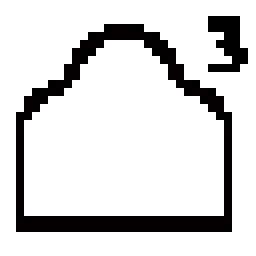
#> input picture backend/images/appleseed_d_silhouette_3.png, 32 x 32 px (shown 8 times larger)
$ python -i projector_calibrator.py   (imports and definitions only)
#> lines starting #> are read from the running program, lines starting #| are printed output that depends on the picture; after the words box and inside, x2 and y2 are one past the last pixel; in counts of white or black regions, pixels touching at a corner belong together
import cv2
import math
import numpy as np
import tkinter as tk
from tkinter import ttk
from dataclasses import dataclass, field
from typing import Optional, Tuple, List
import time


# ──────────────────────────────────────────────────────────────────────────────
# Data classes
# ──────────────────────────────────────────────────────────────────────────────

@dataclass
class CalibrationResult:
    top_x:      int = 0
    top_y:      int = 0
    bottom_x:   int = 0
    bottom_y:   int = 0
    confidence: float = 0.0   # 0-1
    locked:     bool  = False

    @property
    def valid(self) -> bool:
        return (self.locked
                and self.bottom_x > self.top_x
                and self.bottom_y > self.top_y)

    def as_bbox(self) -> Tuple[int, int, int, int]:
        return (self.top_x, self.top_y, self.bottom_x, self.bottom_y)

    def width(self)  -> int: return self.bottom_x - self.top_x
    def height(self) -> int: return self.bottom_y - self.top_y


# ──────────────────────────────────────────────────────────────────────────────
# ProjectorCalibrator
# ──────────────────────────────────────────────────────────────────────────────

class _PlainVar:
    def __init__(self, value=None):
        self._value = value

    def get(self):
        return self._value

    def set(self, value):
        self._value = value

    def trace_add(self, *_args, **_kwargs):
        return None

class ProjectorCalibrator:
    """
    Detects a GREEN TRIANGLE (top-left anchor) and a RED RECTANGLE
    (bottom-right anchor) projected onto a surface, then derives the
    calibrated projector bounding box.

    Enhancements over original
    ──────────────────────────
    1. HSV-based colour segmentation  — finds green/red shapes even when
       the projector brightness changes; quadrant-aware masking keeps the
       search area anchored to the expected calibration corner.

    2. Temporal EMA stabilisation  — the bounding box is smoothed over
       recent frames so a single noisy frame cannot jolt the calibration.

    3. Lock confidence score  — computed from contour circularity, area
       plausibility, and colour purity; only high-confidence detections
       update the stable lock.

    4. Multi-candidate NMS  — when several triangles or rectangles are
       detected the best one (largest area inside colour mask) is chosen
       rather than the last one iterated.

    5. Sub-pixel corner refinement  — OpenCV cornerSubPix tightens the
       anchor coordinates to sub-pixel accuracy after the coarse polygon
       detection.

    6. Perspective-aware anchor extraction  — for the rectangle the
       bottom-right corner is chosen by projecting all four corners and
       picking the one that is geometrically farthest from the image
       origin, which is invariant to slight projector rotation.

    7. Auto-threshold (Otsu/manual fallback)  — grayscale fallback adapts
       to projector brightness changes before falling back to the slider.

    8. Diagnostic overlay  — optional rich debug rendering with colour
       labels, confidence bars, and the derived bounding box.
    """

    # ── HSV colour ranges (OpenCV: H 0-180, S 0-255, V 0-255) ────────────────
    # Green triangle marker
    _GREEN_H_LOW  = np.array([40,  80, 60],  dtype=np.uint8)
    _GREEN_H_HIGH = np.array([85, 255, 255], dtype=np.uint8)

    # Red rectangle marker (red wraps around 0/180 in OpenCV)
    _RED1_LOW  = np.array([0,   100,  60],  dtype=np.uint8)
    _RED1_HIGH = np.array([10,  255, 255],  dtype=np.uint8)
    _RED2_LOW  = np.array([165, 100,  60],  dtype=np.uint8)
    _RED2_HIGH = np.array([180, 255, 255],  dtype=np.uint8)

    # ── geometry / quality constants ──────────────────────────────────────────
    _MIN_CONTOUR_AREA        = 200      # px²  — ignore tiny noise blobs
    _MAX_CONTOUR_AREA_RATIO  = 0.30     # fraction of frame — ignore full-frame blobs
    _APPROX_EPSILON_RATIO    = 0.03     # tighter than original 0.01
    _TRIANGLE_CIRCULARITY_OK = 0.20     # minimum circularity for triangle
    _RECT_CIRCULARITY_OK     = 0.55     # rectangles are more circular than triangles
    _CORNER_REFINE_WIN       = (5, 5)   # sub-pixel refinement window
    _EMA_ALPHA               = 0.35     # smoothing factor (0=frozen, 1=instant)
    _LOCK_CONFIDENCE_MIN     = 0.45     # must beat this to update stable lock
    _STABLE_FRAMES_REQUIRED  = 3        # consecutive good frames before locking
    _HISTORY_LEN             = 8        # frames kept for EMA
    _EDGE_SNAP_TOLERANCE_PX  = 5        # snap border-touching anchors back to the frame edge

    def __init__(self):
        self._result        = CalibrationResult()
        self._ema_result    = CalibrationResult()
        self._stable_count  = 0
        self._frame_w       = 1
        self._frame_h       = 1

        # Tkinter widgets (created lazily)
        self._window: Optional[tk.Toplevel] = None
        self._threshold_var  = _PlainVar(150)
        self._use_hsv_var    = _PlainVar(True)
        self._show_debug_var = _PlainVar(False)
        self._status_var     = _PlainVar("Not calibrated")

        if tk._default_root is not None:
            self._init_tk_vars(tk._default_root)

    def _init_tk_vars(self, master: tk.Misc):
        self._threshold_var  = tk.IntVar(master=master, value=self._threshold_var.get())
        self._use_hsv_var    = tk.BooleanVar(master=master, value=self._use_hsv_var.get())
        self._show_debug_var = tk.BooleanVar(master=master, value=self._show_debug_var.get())
        self._status_var     = tk.StringVar(master=master, value=self._status_var.get())

    def _quadrant_mask(self, quadrant: str) -> np.ndarray:
        mask = np.zeros((self._frame_h, self._frame_w), dtype=np.uint8)
        mid_x = self._frame_w // 2
        mid_y = self._frame_h // 2

        if quadrant == "top_left":
            mask[:mid_y, :mid_x] = 255
        elif quadrant == "bottom_right":
            mask[mid_y:, mid_x:] = 255
        else:
            raise ValueError("Unknown quadrant: %s" % quadrant)

        return mask

    def _apply_quadrant_mask(self, mask: np.ndarray, quadrant: str) -> np.ndarray:
        return cv2.bitwise_and(mask, self._quadrant_mask(quadrant))

    def _grayscale_fallback_mask(self, frame: np.ndarray, quadrant: str) -> np.ndarray:
        grey = cv2.cvtColor(frame, cv2.COLOR_BGR2GRAY)
        roi = self._quadrant_mask(quadrant)

        _, otsu_bw = cv2.threshold(grey, 0, 255, cv2.THRESH_BINARY + cv2.THRESH_OTSU)
        otsu_bw = cv2.bitwise_and(otsu_bw, roi)
        if cv2.countNonZero(otsu_bw) > 0:
            return otsu_bw

        _, manual_bw = cv2.threshold(grey, self._threshold_var.get(), 255, cv2.THRESH_BINARY)
        return cv2.bitwise_and(manual_bw, roi)

    # ── public API ────────────────────────────────────────────────────────────

    def get_projected_bbox(self) -> Tuple[int, int, int, int]:
        return self._result.as_bbox()

    def get_result(self) -> CalibrationResult:
        return self._result

    # [5 lines left out: function reset, not called in this run]

    # ── main calibration call (call once per webcam frame) ────────────────────

    def calibrate_projector(self, webcam_image: np.ndarray) -> np.ndarray:
        """
        Process one BGR webcam frame.  Returns an annotated copy.
        Updates self._result when a reliable lock is achieved.
        """
        if webcam_image is None or webcam_image.size == 0:
            return webcam_image

        frame = webcam_image.copy()
        self._frame_h, self._frame_w = frame.shape[:2]
        max_area = self._frame_w * self._frame_h * self._MAX_CONTOUR_AREA_RATIO

        hsv = cv2.cvtColor(frame, cv2.COLOR_BGR2HSV)

        # ── 1. detect green triangle ──────────────────────────────────────────
        tri_contour, tri_conf, tri_anchor = self._detect_triangle(
            frame, hsv, max_area
        )

        # ── 2. detect red rectangle ───────────────────────────────────────────
        rect_contour, rect_conf, rect_anchor = self._detect_rectangle(
            frame, hsv, max_area
        )

        # ── 3. anchor snapping (direction-aware) ──────────────────────────────
        # NOTE: cornerSubPix is intentionally NOT used here.  It is designed for
        # checkerboard saddle-point corners and actively drifts colored-marker
        # vertices toward the nearest image-gradient feature, introducing a
        # consistent positional offset that corrupts the calibrated bbox.
        # Instead we rely on the polygon vertex (already sub-pixel accurate via
        # approxPolyDP on HSV-segmented contours) and snap only toward the
        # geometrically expected frame edge.
        if tri_anchor is not None:
            tri_anchor = self._snap_top_left_anchor(tri_anchor)
        if rect_anchor is not None:
            rect_anchor = self._snap_bottom_right_anchor(rect_anchor)

        # ── 4. update EMA + lock ──────────────────────────────────────────────
        both_found = (tri_anchor is not None) and (rect_anchor is not None)
        confidence = (tri_conf + rect_conf) / 2.0 if both_found else 0.0

        if both_found and confidence >= self._LOCK_CONFIDENCE_MIN:
            tx, ty   = int(round(tri_anchor[0])),  int(round(tri_anchor[1]))
            bx, by   = int(round(rect_anchor[0])), int(round(rect_anchor[1]))

            # Sanity: top-left must be above and left of bottom-right
            if tx < bx and ty < by:
                self._apply_ema(tx, ty, bx, by, confidence)
                self._stable_count = min(
                    self._stable_count + 1, self._STABLE_FRAMES_REQUIRED
                )
            else:
                self._stable_count = max(self._stable_count - 1, 0)
        else:
            self._stable_count = max(self._stable_count - 1, 0)

        if self._stable_count >= self._STABLE_FRAMES_REQUIRED:
            er = self._ema_result
            self._result = CalibrationResult(
                top_x=er.top_x, top_y=er.top_y,
                bottom_x=er.bottom_x, bottom_y=er.bottom_y,
                confidence=er.confidence,
                locked=True,
            )
            self._status_var.set(
                f"Locked ✓  {self._result.width()}×{self._result.height()} px"
                f"  conf={self._result.confidence:.2f}"
            )
        else:
            status_txt = (
                f"Searching… conf={confidence:.2f}  "
                f"stable={self._stable_count}/{self._STABLE_FRAMES_REQUIRED}"
            )
            self._status_var.set(status_txt)

        # ── 5. draw diagnostic overlay ────────────────────────────────────────
        if self._show_debug_var.get():
            frame = self._draw_debug(
                frame, tri_contour, rect_contour,
                tri_anchor, rect_anchor, confidence,
            )
        else:
            frame = self._draw_minimal(frame, tri_anchor, rect_anchor)

        return frame

    # ── detection helpers ─────────────────────────────────────────────────────

    def _detect_triangle(
        self, frame, hsv, max_area
    ) -> Tuple[Optional[np.ndarray], float, Optional[np.ndarray]]:
        """Return (best_contour, confidence, anchor_point) for the green triangle."""

        green_mask = cv2.inRange(hsv, self._GREEN_H_LOW, self._GREEN_H_HIGH)
        green_mask = self._apply_quadrant_mask(green_mask, "top_left")
        green_mask = self._clean_mask(green_mask)

        # Fallback to Otsu/manual grayscale threshold if HSV yields nothing
        if not self._use_hsv_var.get() or cv2.countNonZero(green_mask) == 0:
            green_mask = self._clean_mask(self._grayscale_fallback_mask(frame, "top_left"))

        contours, _ = cv2.findContours(green_mask, cv2.RETR_EXTERNAL, cv2.CHAIN_APPROX_SIMPLE)

        best_cnt, best_conf, best_anchor = None, 0.0, None

        for cnt in contours:
            area = cv2.contourArea(cnt)
            if area < self._MIN_CONTOUR_AREA or area > max_area:
                continue

            peri   = cv2.arcLength(cnt, True)
            approx = cv2.approxPolyDP(cnt, self._APPROX_EPSILON_RATIO * peri, True)

            if len(approx) != 3:
                continue

            circ   = self._circularity(area, peri)
            conf   = self._triangle_confidence(approx, area, circ, green_mask)

            if conf > best_conf:
                best_cnt    = approx
                best_conf   = conf
                best_anchor = np.array(self._top_left_coord(approx), dtype=np.float32)

        return best_cnt, best_conf, best_anchor

    def _detect_rectangle(
        self, frame, hsv, max_area
    ) -> Tuple[Optional[np.ndarray], float, Optional[np.ndarray]]:
        """Return (best_contour, confidence, anchor_point) for the red rectangle."""

        red_mask1 = cv2.inRange(hsv, self._RED1_LOW,  self._RED1_HIGH)
        red_mask2 = cv2.inRange(hsv, self._RED2_LOW,  self._RED2_HIGH)
        red_mask  = cv2.bitwise_or(red_mask1, red_mask2)
        red_mask  = self._apply_quadrant_mask(red_mask, "bottom_right")
        red_mask  = self._clean_mask(red_mask)

        if not self._use_hsv_var.get() or cv2.countNonZero(red_mask) == 0:
            red_mask = self._clean_mask(self._grayscale_fallback_mask(frame, "bottom_right"))

        contours, _ = cv2.findContours(red_mask, cv2.RETR_EXTERNAL, cv2.CHAIN_APPROX_SIMPLE)

        best_cnt, best_conf, best_anchor = None, 0.0, None

        for cnt in contours:
            area = cv2.contourArea(cnt)
            if area < self._MIN_CONTOUR_AREA or area > max_area:
                continue

            peri   = cv2.arcLength(cnt, True)
            approx = cv2.approxPolyDP(cnt, self._APPROX_EPSILON_RATIO * peri, True)

            if len(approx) != 4:
                continue

            circ = self._circularity(area, peri)
            conf = self._rect_confidence(approx, area, circ, red_mask)

            if conf > best_conf:
                best_cnt    = approx
                best_conf   = conf
                best_anchor = np.array(self._bottom_right_coord(approx), dtype=np.float32)

        return best_cnt, best_conf, best_anchor

    # ── geometry utilities ────────────────────────────────────────────────────

    @staticmethod
    def _circularity(area: float, perimeter: float) -> float:
        if perimeter == 0:
            return 0.0
        return 4 * math.pi * area / (perimeter ** 2)

    # [20 lines left out: function _triangle_confidence, not called in this run]

    def _rect_confidence(self, approx, area, circularity, mask) -> float:
        """Score 0-1 for rectangle quality."""
        score = 0.0

        # Circularity: ideal square ≈ 0.785
        score += min(circularity / 0.785, 1.0) * 0.25

        fill   = self._mask_fill_ratio(approx, mask)
        score += fill * 0.45

        # Right-angle regularity (all angles near 90°)
        angles = self._polygon_angles(approx)
        angle_score = 1.0 - min(np.std(angles) / 90.0, 1.0)
        score += angle_score * 0.30

        return min(score, 1.0)

    @staticmethod
    def _polygon_angles(approx: np.ndarray) -> np.ndarray:
        """Interior angles of a polygon in degrees."""
        pts    = approx.reshape(-1, 2).astype(np.float32)
        n      = len(pts)
        angles = []
        for i in range(n):
            a = pts[(i - 1) % n]
            b = pts[i]
            c = pts[(i + 1) % n]
            ba = a - b;  bc = c - b
            cos_a = np.dot(ba, bc) / (np.linalg.norm(ba) * np.linalg.norm(bc) + 1e-8)
            angles.append(math.degrees(math.acos(float(np.clip(cos_a, -1, 1)))))
        return np.array(angles)

    def _mask_fill_ratio(self, approx: np.ndarray, mask: np.ndarray) -> float:
        """Fraction of pixels inside the contour that are white in mask."""
        tmp = np.zeros(mask.shape, dtype=np.uint8)
        cv2.fillPoly(tmp, [approx], 255)
        interior_total = tmp.sum() / 255
        if interior_total == 0:
            return 0.0
        interior_white = cv2.bitwise_and(mask, tmp).sum() / 255
        return float(interior_white / interior_total)

    # [13 lines left out: functions _far_left_coord, _top_left_coord, not called in this run]

    @staticmethod
    def _bottom_right_coord(approx: np.ndarray) -> Tuple[int, int]:
        """Point closest to the bottom-right image order (max x + y)."""
        pts = approx.reshape(-1, 2)
        idx = np.argmax(pts[:, 0] + pts[:, 1])
        return int(pts[idx, 0]), int(pts[idx, 1])

    @staticmethod
    def _clean_mask(mask: np.ndarray) -> np.ndarray:
        """Morphological open + close to remove noise and fill small holes."""
        k      = cv2.getStructuringElement(cv2.MORPH_ELLIPSE, (5, 5))
        opened = cv2.morphologyEx(mask, cv2.MORPH_OPEN,  k, iterations=1)
        closed = cv2.morphologyEx(opened, cv2.MORPH_CLOSE, k, iterations=2)
        return closed

    # [28 lines left out: functions _refine_corner, _snap_top_left_anchor, not called in this run]

    def _snap_bottom_right_anchor(self, pt: np.ndarray) -> np.ndarray:
        """
        Snap the red-rectangle (bottom-right) anchor toward the bottom-right
        frame corner only.  Snapping toward the left or top edge would corrupt
        the calibrated bbox.
        """
        snapped = np.array(pt, dtype=np.float32, copy=True).reshape(2)
        max_x = max(self._frame_w - 1, 0)
        max_y = max(self._frame_h - 1, 0)
        t = self._EDGE_SNAP_TOLERANCE_PX
        snapped[0] = float(np.clip(snapped[0], 0, max_x))
        snapped[1] = float(np.clip(snapped[1], 0, max_y))
        if snapped[0] >= max_x - t:
            snapped[0] = float(max_x)
        if snapped[1] >= max_y - t:
            snapped[1] = float(max_y)
        return snapped

    # kept for backward-compat with any external callers
    def _snap_edge_anchor(self, pt: np.ndarray) -> np.ndarray:
        return self._snap_top_left_anchor(pt)

    # ── EMA smoothing ─────────────────────────────────────────────────────────

    # [33 lines left out: functions _apply_ema, _draw_minimal, not called in this run]

    def _draw_debug(self, frame, tri_cnt, rect_cnt,
                    tri_anchor, rect_anchor, confidence) -> np.ndarray:
        overlay = frame.copy()

        # Filled contours
        if tri_cnt is not None:
            cv2.drawContours(overlay, [tri_cnt],  0, (0, 255,   0), -1)
        if rect_cnt is not None:
            cv2.drawContours(overlay, [rect_cnt], 0, (0,   0, 255), -1)

        cv2.addWeighted(overlay, 0.4, frame, 0.6, 0, frame)

        # Anchor dots + labels
        font = cv2.FONT_HERSHEY_SIMPLEX
        if tri_anchor is not None:
            ax, ay = int(tri_anchor[0]), int(tri_anchor[1])
            cv2.circle(frame, (ax, ay), 6, (0, 255, 0), -1)
            cv2.putText(frame, f"TL ({ax},{ay})", (ax + 8, ay - 8),
                        font, 0.45, (0, 255, 0), 1, cv2.LINE_AA)
        if rect_anchor is not None:
            bx, by = int(rect_anchor[0]), int(rect_anchor[1])
            cv2.circle(frame, (bx, by), 6, (0, 0, 255), -1)
            cv2.putText(frame, f"BR ({bx},{by})", (bx + 8, by - 8),
                        font, 0.45, (0, 0, 255), 1, cv2.LINE_AA)

        # Bounding box
        if self._result.valid:
            cv2.rectangle(frame,
                          (self._result.top_x,   self._result.top_y),
                          (self._result.bottom_x, self._result.bottom_y),
                          (0, 255, 255), 2)
            cv2.putText(frame,
                        f"{self._result.width()}x{self._result.height()} px",
                        (self._result.top_x + 4, self._result.top_y - 6),
                        font, 0.5, (0, 255, 255), 1, cv2.LINE_AA)

        # Confidence bar (top strip)
        bar_w = int(self._frame_w * confidence)
        cv2.rectangle(frame, (0, 0), (bar_w, 8),
                      (0, 255, 0) if confidence >= self._LOCK_CONFIDENCE_MIN
                      else (0, 165, 255), -1)

        # Stable-count indicator
        cv2.putText(frame,
                    f"stable {self._stable_count}/{self._STABLE_FRAMES_REQUIRED}  "
                    f"conf {confidence:.2f}",
                    (8, 22), font, 0.5, (255, 255, 255), 1, cv2.LINE_AA)

        return frame

    # ── Tkinter UI ────────────────────────────────────────────────────────────

    # [79 lines left out: functions show_threshold_slider, destroy_threshold_slider, not called in this run]

>>> import cv2
>>> picture = cv2.imread('images/appleseed_d_silhouette_3.png')
#> picture is the input picture: shape (32, 32, 3); mean B, G, R 213.7, 213.7, 214.3
>>> result = ProjectorCalibrator().calibrate_projector(picture)
#> in _grayscale_fallback_mask, `otsu_bw = cv2.bitwise_and(otsu_bw, roi)`:
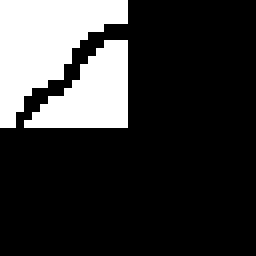
#> otsu_bw: shape (32, 32) (shown 8 times larger); 21.6% white; 2 white regions, box (x1, y1, x2, y2) and area: (0, 0, 16, 16) 136, (3, 5, 16, 16) 85
#> in _clean_mask (call 2), `k      = cv2.getStructuringElement(cv2.MORPH_ELLIPSE, (5, 5))`: k = [[0, 0, 1, 0, 0], [1, 1, 1, 1, 1], [1, 1, 1, 1, 1], [1, 1, 1, 1, 1], [0, 0, 1, 0, 0]]
#> in _clean_mask (call 2), `opened = cv2.morphologyEx(mask, cv2.MORPH_OPEN,  k, iterations=1)`:
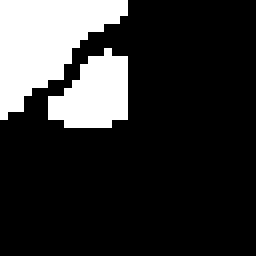
#> opened: shape (32, 32) (shown 8 times larger); 19.6% white; 2 white regions, box (x1, y1, x2, y2) and area: (0, 0, 16, 15) 132, (6, 6, 16, 16) 69
#> in _clean_mask (call 2), `closed = cv2.morphologyEx(opened, cv2.MORPH_CLOSE, k, iterations=2)`:
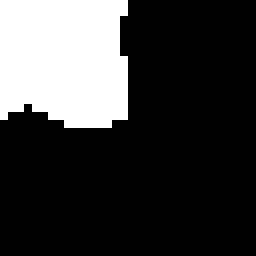
#> closed: shape (32, 32) (shown 8 times larger); 22.9% white; 1 white region
#> in _detect_triangle, `contours, _ = cv2.findContours(green_mask, cv2.RETR_EXTERNAL, cv2.CHAI..`: contours = 1 contour; box (x1, y1, x2, y2) and area: (0, 0, 16, 16) 205
#> the loop in _detect_triangle, `for cnt in contours:` made 1 pass
#> (area, peri) on pass 1: (205, 61.31)
#> after the loop in _detect_triangle, `for cnt in contours:`: best_conf = 0
#> call 2 of _grayscale_fallback_mask, with quadrant = 'bottom_right'
#> in _grayscale_fallback_mask (call 2), `otsu_bw = cv2.bitwise_and(otsu_bw, roi)`:
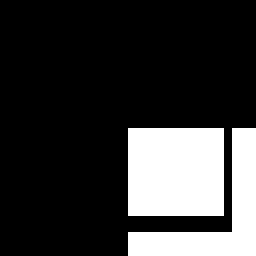
#> otsu_bw: shape (32, 32) (shown 8 times larger); 21.4% white; 2 white regions, box (x1, y1, x2, y2) and area: (16, 16, 28, 27) 132, (16, 16, 32, 32) 87
#> in _clean_mask (call 4), `opened = cv2.morphologyEx(mask, cv2.MORPH_OPEN,  k, iterations=1)`:
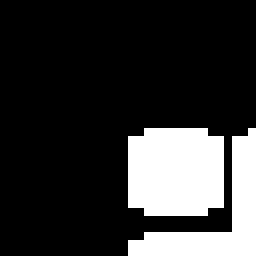
#> opened: shape (32, 32) (shown 8 times larger); 20.2% white; 2 white regions, box (x1, y1, x2, y2) and area: (16, 16, 28, 27) 124, (16, 16, 32, 32) 83
#> in _detect_rectangle, `contours, _ = cv2.findContours(red_mask, cv2.RETR_EXTERNAL, cv2.CHAIN_..`: contours = 1 contour; box (x1, y1, x2, y2) and area: (16, 16, 32, 32) 218
#> (the rest of the program and of its run is left out)
